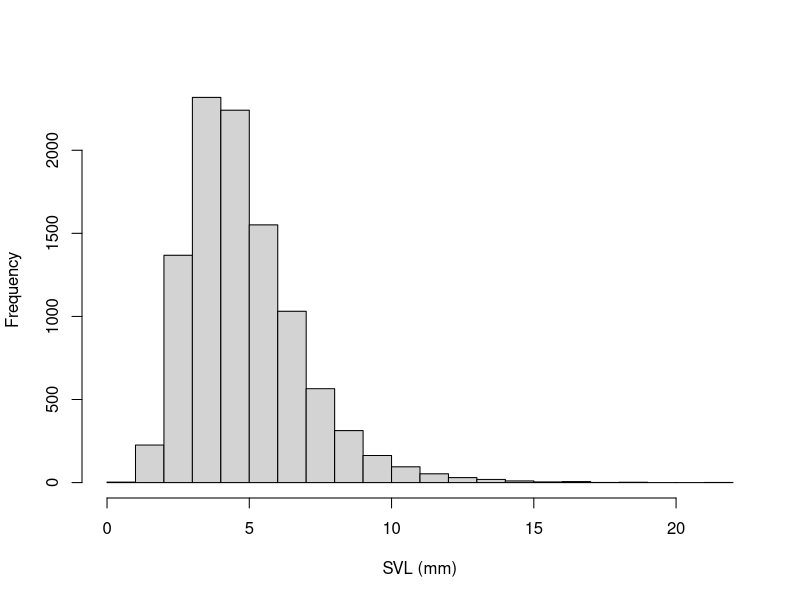
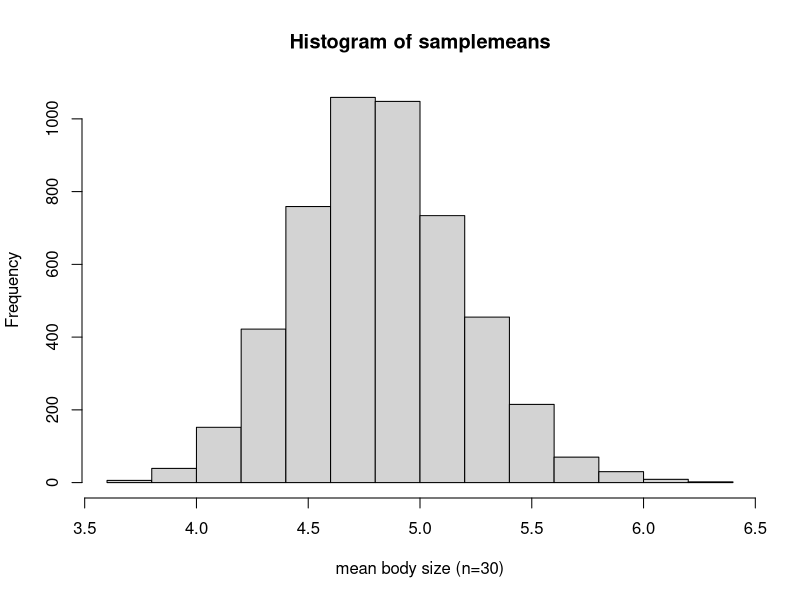
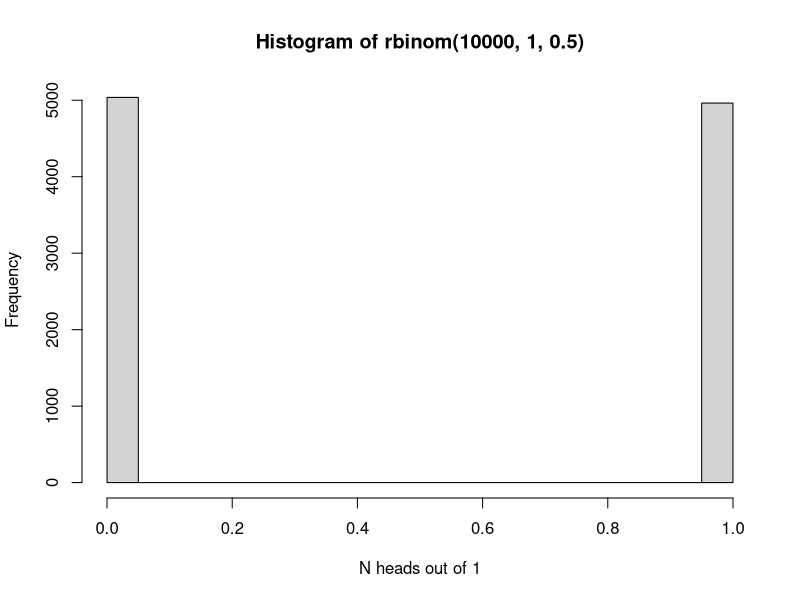
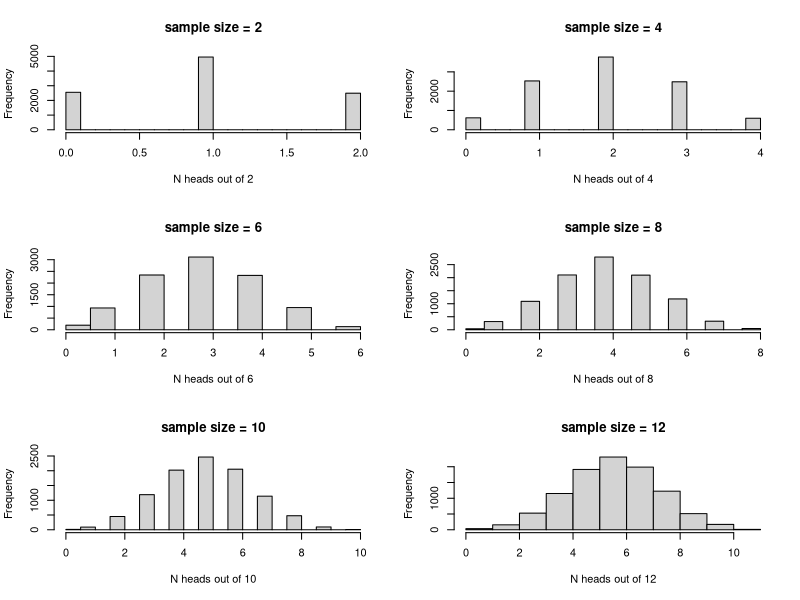
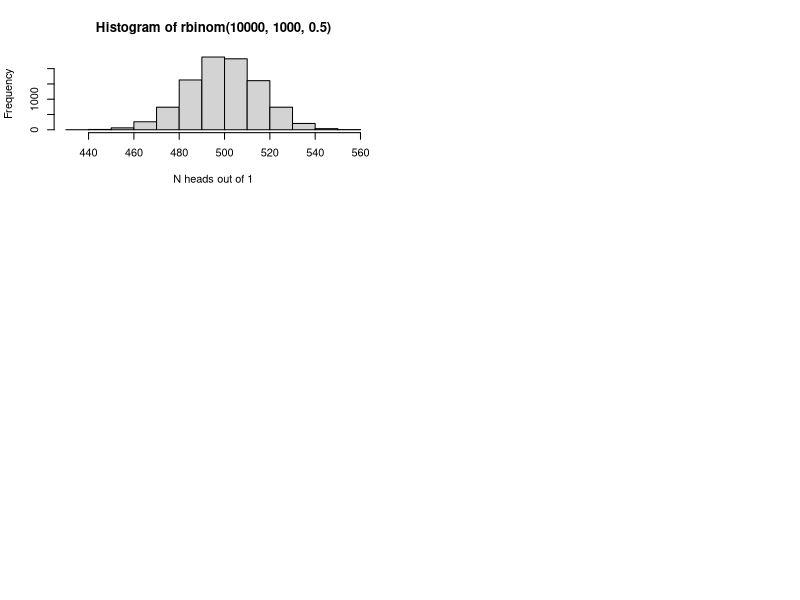
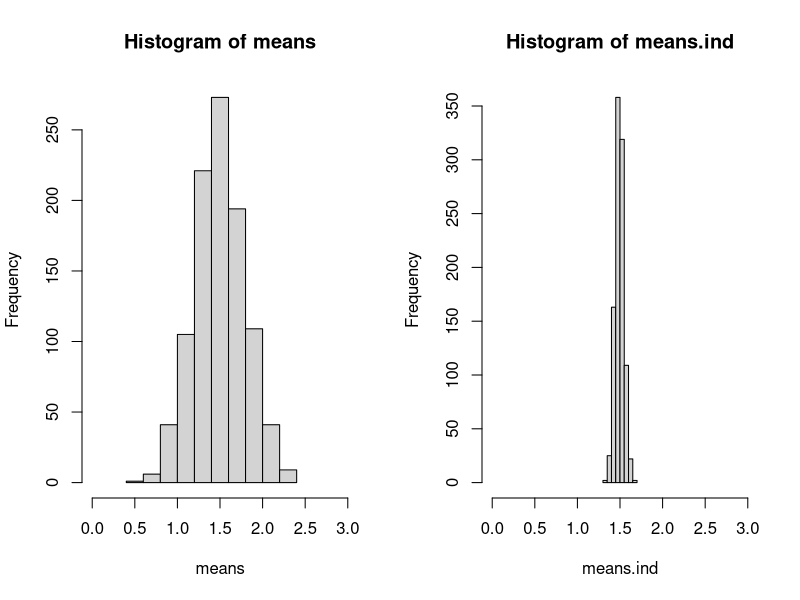
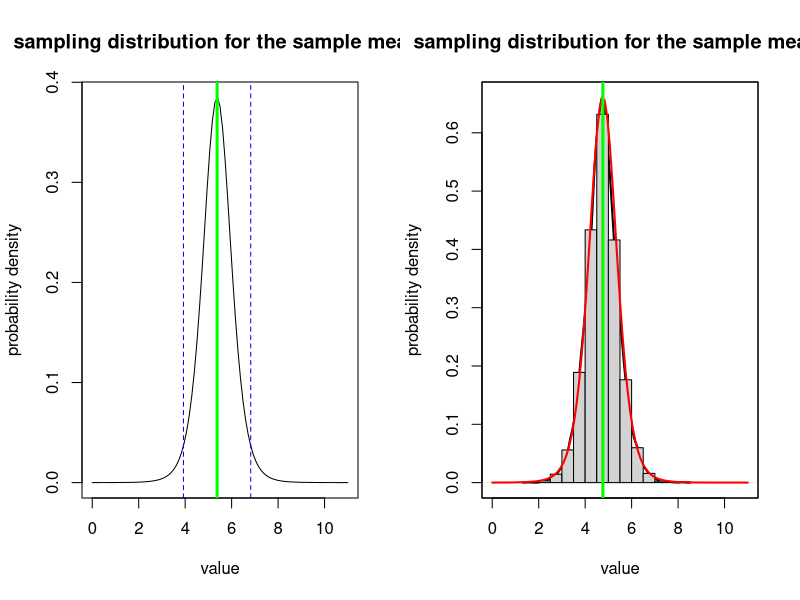
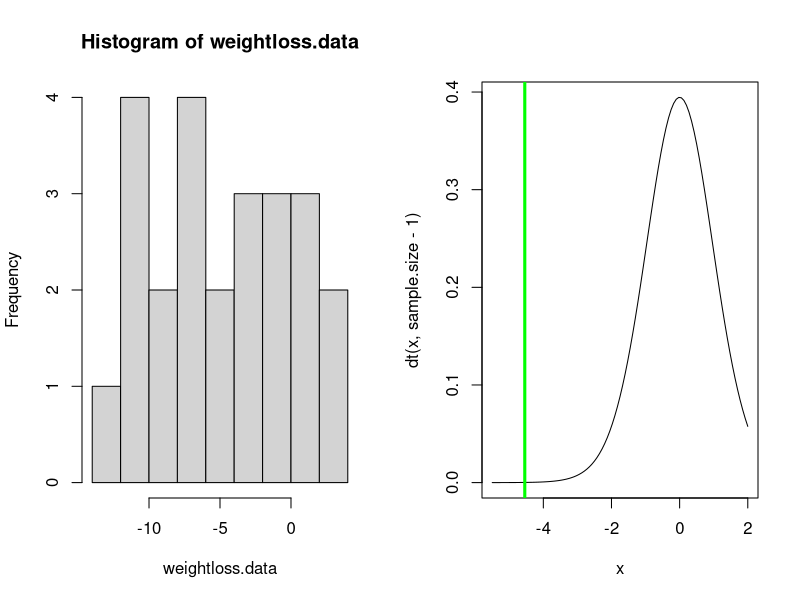

Reproduce these figures in R, in order.

############################################################
####                                                    ####  
####  NRES 710, Lecture 1                               ####
####                                                    ####
####  Kevin Shoemaker and Ben Sullivan                  #### 
####  University of Nevada, Reno                        ####
####                                                    #### 
############################################################


############################################################
####  Basic Concepts of Probability and statistics      ####
############################################################



#### ALL FROGS IN CA

allfrogs.bodysize <- rlnorm(10000,1.5,0.4)        # statistical 'population'
hist(allfrogs.bodysize,main="",xlab="SVL (mm)")   # plot out histogram

truemean_SVL <- mean(allfrogs.bodysize)           # the 'parameter'
truemean_SVL 


mysample <- sample(allfrogs.bodysize,10)    # take sample of size 10 (10 frogs measured)
mean(mysample)   # compute the sample mean



mysample <- sample(allfrogs.bodysize,20)    # take sample of size 20 (20 frogs measured)
mean(mysample)   # compute the sample mean



lotsofsamples <- list()

for(s in 1:5000){
  lotsofsamples[[paste0("sample",s)]] <- sample(allfrogs.bodysize,30)    # take sample of size 30 (20 frogs measured)
}

lotsofsamples$sample1
lotsofsamples$sample99
lotsofsamples$sample732


samplemeans <- sapply(lotsofsamples,mean)

hist(samplemeans,xlab="mean body size (n=30)")


hist(rbinom(10000,1,.5),xlab="N heads out of 1")

par(mfrow=c(3,2))
for(i in seq(2,12,2)){
   hist(rbinom(10000,i,.5),main=paste0("sample size = ",i),xlab=sprintf("N heads out of %s",i)) 
}


hist(rbinom(10000,1000,.5),xlab="N heads out of 1")


# pseudoreplication demonstration

meansize.allfrogs <- 1.5    # population mean 
sdsize.allfrogs <- 0.5     # population sd
sdsize.amongpond <- 0.44   # standard deviation among ponds 

nponds <- 5000   # total number of ponds in the population
nfrogs.perpond <- 1000    # 1000 frogs in each pond



pondmeans <- rnorm(nponds,meansize.allfrogs,sdsize.amongpond)
 # hist(pondmeans)
allfrogs <- sapply(pondmeans, function(t) rnorm(nfrogs.perpond,t,sqrt(sdsize.allfrogs^2-sdsize.amongpond^2)) )
rownames(allfrogs) <- paste0("frog",1:(nfrogs.perpond))
colnames(allfrogs) <- paste0("pond",1:nponds)

  # confirm that population mean and standard deviation are as specified
sd(allfrogs)
mean(allfrogs)


nponds.sampled <- 2
nsamp.perpond <- 50 

ponds.sampled <- sample(1:nponds,nponds.sampled)
frogs.sampled <- replicate(nponds.sampled,sample(1:nfrogs.perpond,nsamp.perpond))

thissamp <- sapply(1:nponds.sampled,function(t) allfrogs[frogs.sampled[,t],ponds.sampled[t]])
rownames(thissamp) <- paste0("frog",1:(nsamp.perpond))
colnames(thissamp) <- paste0("pond",1:nponds.sampled)

head(thissamp)


test <- t.test(as.vector(thissamp),mu=1.5,alternative="greater")
test


means <- numeric(1000)
means.ind <- numeric(1000)

ttest <- numeric(1000)
ttest.ind <- numeric(1000)

for(scenario in 1:1000){
  ponds.sampled <- sample(1:nponds,nponds.sampled)
  frogs.sampled <- replicate(nponds.sampled,sample(1:nfrogs.perpond,nsamp.perpond))
  
  thissamp <- sapply(1:nponds.sampled,function(t) allfrogs[frogs.sampled[,t],ponds.sampled[t]])
  thissamp.ind <- matrix(sample(allfrogs,nsamp.perpond*nponds.sampled),ncol=nponds.sampled)
  
  means[scenario] <- mean(thissamp)
  means.ind[scenario] <- mean(thissamp.ind)
  
  test <- t.test(as.vector(thissamp),mu=1.5,alternative="greater")
  test.ind <- t.test(as.vector(thissamp.ind),mu=1.5,alternative="greater")
  
  ttest[scenario] <- test$p.value
  ttest.ind[scenario] <- test.ind$p.value
  
}




layout(matrix(1:2,nrow=1))
hist(means,xlim=c(0,3))
hist(means.ind,xlim=c(0,3))

length(which(ttest<0.05))/1000

length(which(ttest.ind<0.05))/1000


#######
# Sampling distribution: the sample mean

mysample <- c(4.1,3.5,3.7,6.6,8.0,5.4,7.3,4.4)
mysample
n <- length(mysample)    # sample size
sample.mean <- mean(mysample)  # sample mean
sample.stdev <- sd(mysample)   # sample standard deviation (r uses denominator of n-1 by default!)
std.error <- sample.stdev/sqrt(n) 

std.error 


sampdist <- function(x){dt((x-sample.mean)/std.error,n-1)}
curve(sampdist,0,11,ylab="probability density",xlab="value",main="sampling distribution for the sample mean!")
abline(v=sample.mean,col="green",lwd=3)
confint <- c(sample.mean+std.error*qt(0.025,n-1),sample.mean+std.error*qt(0.975,n-1))
abline(v=confint,col="blue",lty=2)


#######
# Sampling distribution: the sample mean #2 (brute force simulation version)

mysample <- c(4.1,1.5,3.7,6.6,8.0,4.5,5.3,4.4)
mysample
n <- length(mysample)    # sample size
sample.mean <- mean(mysample)  # sample mean
sample.stdev <- sd(mysample)   # sample standard deviation (r uses denominator of n-1 by default!)

simulated.samples <- list()
for(s in 1:10000){
  sd1 <- sqrt(sum((sample(mysample,length(mysample)-1,replace = T)-sample.mean)^2)/(length(mysample)-2))  # account for unknown standard deviation
  simulated.samples[[paste0("sample ",s)]] <- rnorm(n,sample.mean,sd1)
}
sampling.distribution <- sapply(simulated.samples,mean)

plot(density(sampling.distribution),xlim=c(0,11),ylab="probability density",xlab="value",main="sampling distribution for the sample mean!",lwd=2)    # plot the brute-force sampling distribution
hist(sampling.distribution,add=T,freq=F)
par(new=T)
curve(sampdist,0,11,xlim=c(0,11),xaxt="n",yaxt="n",xlab="",ylab="",col="red",lwd=2)  # official sampling distribution
abline(v=sample.mean,col="green",lwd=3)




## Paired t-test example:

weightloss.data <- c(-10.4,-11.6,3.9,1.5,-0.3,-3.5 -10.0,-6.7,-6.1,-2.4,-6.0,2.3,0.1,-4.1,-3.2, -11.3,-3.2,-9.3,-7.5,-5.7,-0.1,0.0,-9.8,1.0,-11.9)
hist(weightloss.data,breaks=7)
mean.weightloss <- mean(weightloss.data)
null.weightloss <- 0
stdev.weightloss <- sd(weightloss.data)
sample.size <- length(weightloss.data)
std.error <- stdev.weightloss/sqrt(sample.size)

t.statistic <- (mean.weightloss-null.weightloss)/std.error
t.statistic

curve(dt(x,sample.size-1),-5.5,2)
abline(v=t.statistic,col="green",lwd=3)

t.crit <- qt(0.05,sample.size-1)    # 'critical value' of the t statistic- you can reject the null if your value is more extreme than this!

p=pt(t.statistic,sample.size-1)    # p value
p    # this is the p value


####### Alternative: use R's built in t test

t.test(weightloss.data,alternative = "less")   # should get the same p=value!


### confidence interval for weight loss data

# summary(weightloss.data)
# 
# mean.weightloss    # mean weight loss
# std.error          # standard error of weight loss

curve(dt(x,sample.size),-4,4,xaxt="n",xlab="weight loss",ylab="probability density")
axis(1,at=seq(-4,4,2),labels = round(mean.weightloss+std.error*seq(-4,4,2),1) )
abline(v=0,col="blue",lwd=3)

t.crit <- qt(0.975,sample.size-1)    # for 95% confidence interval

abline(v=-1*t.crit,col="red",lty=2)
abline(v=1*t.crit,col="red",lty=2)

lower.bound <- mean.weightloss - t.crit*std.error
upper.bound <- mean.weightloss + t.crit*std.error

lower.bound

upper.bound


## Chi squared example

birthdays.bymonth <- c(40,23,33,39,28,29,45,31,22,34,44,20)
months <- c("Jan","Feb","Mar","Apr","May","Jun","Jul","Aug","Sep","Oct","Nov","Dec")
names(birthdays.bymonth) <- months

sample.size <- sum(birthdays.bymonth)
k = length(birthdays.bymonth)   # number of categories (months)
exp.birthdays.bymonth <- sample.size*rep(1/k,times=k)

Chisq.stat <- sum((birthdays.bymonth-exp.birthdays.bymonth)^2/exp.birthdays.bymonth)
Chisq.stat


## View the summary statistic along with its sampling distribution under the null hypothesis

curve(dchisq(x,k-1),0,75)
abline(v=Chisq.stat,col="green",lwd=3)

p <- 1-pchisq(Chisq.stat,k-1)
p


### use R's built in chi squared function

chisq.test(birthdays.bymonth)     # should get the same p value!



## Z test  (Ben Sullivan example)

df <- read.csv("GSW_height.csv")
GSWheight <- df$Height
GSWheight
mean.gsw <- mean(GSWheight)
sd.gsw <- sd(GSWheight) 
sd.pop <- 4
mean.pop <- 79
n <- length(GSWheight)
s.e. <- sd.pop/sqrt(n)



null.height <- mean.pop

z.statistic <- (mean.gsw-null.height)/s.e.
z.statistic

curve(dnorm(x),-3,3)    # we assume that the z statistic is normally distributed- standard normal!
abline(v=z.statistic,col="green",lwd=3)

p <- 1-pnorm(z.statistic)    # is the p value enough evidence to tell you that GSW players are taller than the NBA average??
p       

pnorm(z.statistic)


#################
# Probability distributions

mean <- 5
rpois(10,mean)    # the random numbers have no decimal component

             # plot a discrete distribution!
xvals <- seq(0,15,1)
probs <- dpois(xvals,lambda=mean)
names(probs) <- xvals
               
barplot(probs,ylab="Probability",main="Poisson distribution (discrete)")

barplot(cumsum(probs),ylab="Cumulative Probability",main="Poisson distribution (discrete)")   # cumulative distribution

sum(probs)   # just to make sure it sums to 1!  Does it??? 


#########
# continuous distributions

shape1 = 0.5
shape2 = 0.5

rbeta(10,shape1,shape2)

curve(dbeta(x,shape1,shape2))   # probability density

curve(pbeta(x,shape1,shape2))   # cumulative distribution

integrate(f=dbeta,lower=0,upper=1,shape1=shape1,shape2=shape2)    # just to make sure it integrates to 1!!


##########
# Binomial

size <- 10
prob <- 0.3
rbinom(10,size,prob)

xvals <- seq(0,size,1)
probs <- dbinom(xvals,size,prob)
names(probs) <- xvals
               
barplot(probs,ylab="Probability",main="Binomial distribution")

barplot(cumsum(probs),ylab="Cumulative Probability",main="Binomial distribution")   # cumulative distribution

sum(probs)   # just to make sure it sums to 1!  Does it???


#########
# Gaussian

mean = 7.1
stdev = 1.9

rnorm(10,mean,stdev)

curve(dnorm(x,mean,stdev),0,15)   # probability density

curve(pnorm(x,mean,stdev),0,15)   # cumulative distribution

integrate(f=dnorm,lower=-Inf,upper=Inf,mean=mean,sd=stdev)    # just to make sure it integrates to 1!!



#########
# t distribution

df = 6

rt(10,df)     # random numbers from the t distribution (not sure why you would ever want this!)

curve(dt(x,df),-4,4)   # probability density

curve(pt(x,df),-4,4)   # cumulative distribution

integrate(f=dt,lower=-Inf,upper=Inf,df=df)    # just to make sure it integrates to 1!!



#########
# Chi-squared distribution

df = 6

rchisq(10,df)     # random numbers from the t distribution (not sure why you would ever want this!)

curve(dchisq(x,df),0,15)   # probability density

curve(pchisq(x,df),0,15)   # cumulative distribution

integrate(f=dchisq,lower=0,upper=Inf,df=df)    # just to make sure it integrates to 1!!
